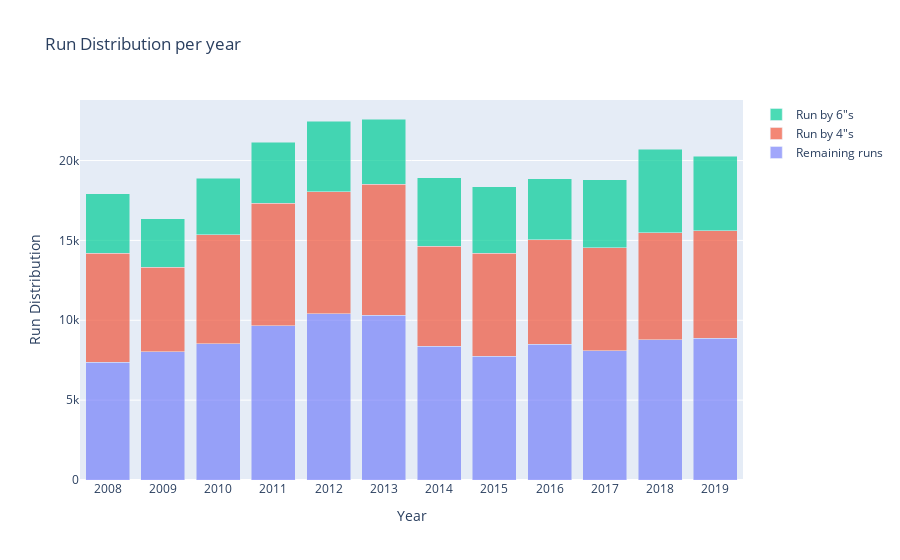

Notebook code for this chart:
### Code cell
trace1 = go.Bar(
    x = Season_boundaries['season'],
    y = Season_boundaries['total_runs'] - (Season_boundaries['6"s'] + Season_boundaries['4"s']),
    name = 'Remaining runs', opacity = 0.6)

trace2 = go.Bar(
    x = Season_boundaries['season'],
    y = Season_boundaries['4"s'],
    name = 'Run by 4"s', opacity = 0.7)

trace3 = go.Bar(
    x = Season_boundaries['season'],
    y = Season_boundaries['6"s'],
    name = 'Run by 6"s', opacity = 0.7)


data = [trace1, trace2, trace3]
layout = go.Layout(title = "Run Distribution per year", barmode = 'stack', xaxis = dict(tickmode = 'linear', title = "Year"),
                                    yaxis = dict(title = "Run Distribution"), hovermode = 'x')

fig = go.Figure(data = data, layout = layout)
iplot(fig)

### Figure 1 — Plotly figure (JSON) as saved in the notebook; plotly's stock layout.template omitted (floating-point values rounded to 4 significant figures)
{"data": [{"name": "Remaining runs", "opacity": 0.6, "type": "bar", "x": [2008, 2009, 2010, 2011, 2012, 2013, 2014, 2015, 2016, 2017, 2018, 2019], "y": [7387, 8021, 8525, 9656, 10411, 10300, 8389, 7757, 8496, 8102, 8796, 8862]}, {"name": "Run by 4\"s", "opacity": 0.7, "type": "bar", "x": [2008, 2009, 2010, 2011, 2012, 2013, 2014, 2015, 2016, 2017, 2018, 2019], "y": [6812, 5284, 6836, 7664, 7644, 8216, 6252, 6444, 6532, 6448, 6696, 6740]}, {"name": "Run by 6\"s", "opacity": 0.7, "type": "bar", "x": [2008, 2009, 2010, 2011, 2012, 2013, 2014, 2015, 2016, 2017, 2018, 2019], "y": [3738, 3048, 3522, 3834, 4398, 4086, 4290, 4152, 3834, 4236, 5214, 4668]}], "layout": {"barmode": "stack", "hovermode": "x", "title": {"text": "Run Distribution per year"}, "xaxis": {"tickmode": "linear", "title": {"text": "Year"}}, "yaxis": {"title": {"text": "Run Distribution"}}}}
